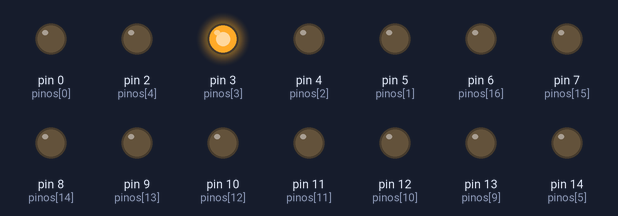
Bench run of a sketch on a simulated Arduino Uno, built with avr-gcc and run on an emulated ATmega328P. On the bench: output pins drawn as LEDs (lit = HIGH).

Above: at 0.1 s.
Timing chart, 0 to 1.6 s (numbered marks = the images above):
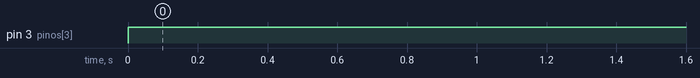

The sketch:

Tetris.ino
```cpp
byte col = 0;

// variável byte para a matriz de leds 8 linhas por 8 colunas
byte leds[8][8];

// vetor que relaciona as portas do Arduino às saídas do display
// 14 - 19 é a conversão em portas digitais das portas analógicas A0 - A5
int pinos[17] = { 0, 5, 4, 3, 2, 14, 15, 16, 17, 13, 12, 11, 10, 9, 8, 7, 6};

// vetor de 8 inteiros que são as portas digitais que representam as colunas
int colunas[8] = {9, 3, 2, 12, 15, 11, 7, 6};

// vetor de 8 inteiros que são as portas digitais que representam as linhas
int linhas[8] = {13, 8, 17, 10, 5, 16, 4, 14};

// variável de leitura que representa a quantidade de termos
const int termos = 11;

int padrao = 0;

void setup() {

  for (int i = 0; i <= 17; i++) {
    pinMode(pinos[i], OUTPUT);
  }
  //setpadrao(padrao);
}
int i = 0;
void loop() {
  digitalWrite(colunas[1], HIGH);
  digitalWrite(linhas[4], LOW);
}


/*void setpadrao(int padrao) {
  // percorre as linhas 'i' e as colunas 'j' uma por uma
  for (int i = 0; i < 8; i++) {
    for (int j = 0; j < 7; j++) {
      leds[i][j] = padroes[padrao][i][j];
    }
  }
}*/
// função ininterrupta da biblioteca
/*void display() {

  // apaga toda a coluna anterior
  digitalWrite(colunas[col], HIGH);
  col++;
  if (col == 7) {
    col = 0;
  }
  for (int linha = 0; linha < 7; linha++) {
    if (leds[col][7 - linha] == 1) {
      // liga este led
      digitalWrite(linhas[linha], HIGH);
    }
    else {
      // apaga este led
      digitalWrite(linhas[linha], LOW);
    }
  }

  // liga a coluna inteira de uma só vez (para tempos de iluminação iguais)
  digitalWrite(colunas[col], LOW);
}*/
```

Measured:
- by itself, pin 3 (pinos[3]): LOW → HIGH at 0.00 s
